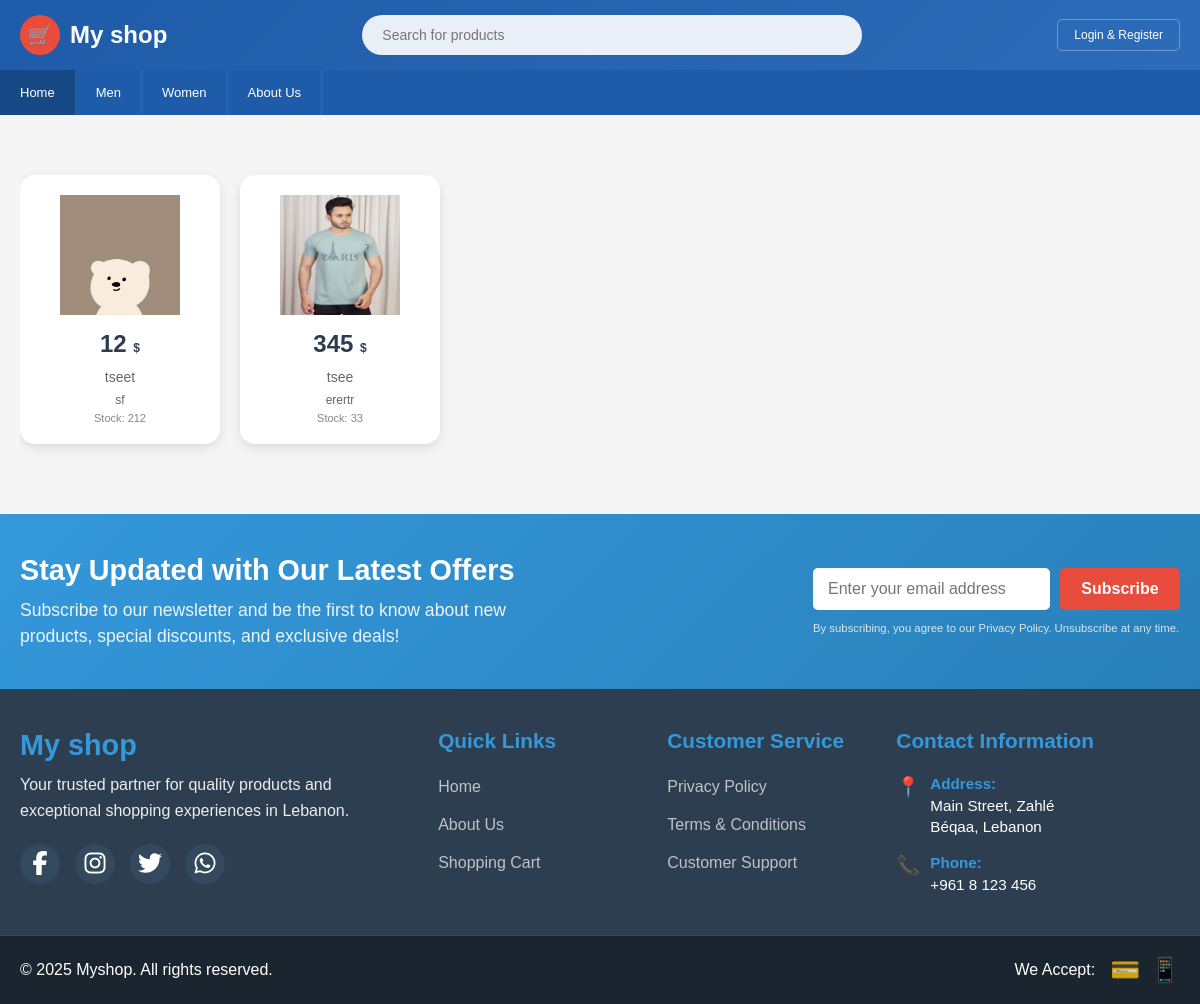
The page / on the database its author committed.
### tables this page shows
CREATE TABLE IF NOT EXISTS `categories` (
  `category_id` int NOT NULL AUTO_INCREMENT,
  `name` varchar(50) NOT NULL,
  `image` text NOT NULL,
  `description` text,
  `created_at` timestamp NULL DEFAULT CURRENT_TIMESTAMP,
  PRIMARY KEY (`category_id`)
);

CREATE TABLE IF NOT EXISTS `products` (
  `product_id` int NOT NULL AUTO_INCREMENT,
  `name` varchar(100) NOT NULL,
  `description` text,
  `price` decimal(10,2) NOT NULL,
  `stock_quantity` int NOT NULL DEFAULT '0',
  `category_id` int DEFAULT NULL,
  `created_at` timestamp NULL DEFAULT CURRENT_TIMESTAMP,
  `images` text,
  `sizes` text NOT NULL,
  `colors` varchar(255) DEFAULT NULL,
  PRIMARY KEY (`product_id`),
  KEY `category_id` (`category_id`)
);

### index.php (the view, shortened to what this page needs)
<!DOCTYPE html>
<html lang="en">
<head>
    <link rel="stylesheet" href="css/index.css">
</head>
<body>
    <?php
    include 'header.php';
    include 'config.php';
    try {
        $stmt = $pdo->prepare("SELECT product_id, name, description, price, stock_quantity, category_id, images FROM products WHERE stock_quantity > 0 ORDER BY created_at DESC");
        $stmt->execute();
        $products = $stmt->fetchAll(PDO::FETCH_ASSOC);
    } catch(PDOException $e) {
        echo "Error: " . $e->getMessage();
        $products = [];
    }
    ?>
  <div class="new-arrivals">
    <div class="products-grid" style="position: relative;">
        <?php foreach($products as $product): ?>
            <div class="product-card" data-product-id="<?php echo $product['product_id']; ?>">
               <div class="product-image" onclick="openProductDetails(<?php echo $product['product_id']; ?>)" style="cursor: pointer;">
    <?php if (!empty($product['images'])): ?>
        <?php
        $imageParts = explode(',', $product['images']);
        $firstImage = trim($imageParts[0]);
        $imagePath = str_replace(['../', './'], '', $firstImage);
        ?>
        <?php if (!empty($imagePath)): ?>
            <img src="<?php echo htmlspecialchars($imagePath); ?>"
                 alt="<?php echo htmlspecialchars($product['name']); ?>"
                 style="width: 100%; height: 100%; object-fit: cover;"
                 onerror="this.style.display='none'; this.nextElementSibling.style.display='flex';">
        <?php else: ?>
            <div style="background: #f0f0f0; height: 100%; display: flex; align-items: center; justify-content: center; color: #666;">
                <?php echo htmlspecialchars($product['name']); ?>
            </div>
        <?php endif; ?>
    <?php else: ?>
        <div style="background: #f0f0f0; height: 100%; display: flex; align-items: center; justify-content: center; color: #666;">
            <?php echo htmlspecialchars($product['name']); ?>
        </div>
    <?php endif; ?>
</div>
                <div class="product-price" onclick="openProductDetails(<?php echo $product['product_id']; ?>)" style="cursor: pointer;">
                    <?php echo number_format($product['price'], 0, '.', ','); ?> <span style="font-size: 12px;">$</span>
                </div>
                <div class="product-name" onclick="openProductDetails(<?php echo $product['product_id']; ?>)" style="cursor: pointer;">
                    <?php echo htmlspecialchars($product['name']); ?>
                </div>
                <?php if(!empty($product['description'])): ?>
                    <div class="product-description" onclick="openProductDetails(<?php echo $product['product_id']; ?>)"
                         style="font-size: 12px; color: #666; margin-top: 5px; cursor: pointer;">
                        <?php echo htmlspecialchars(substr($product['description'], 0, 50)) . (strlen($product['description']) > 50 ? '...' : ''); ?>
                    </div>
                <?php endif; ?>
                <div class="stock-info" style="font-size: 11px; color: #888; margin-top: 5px;">
                    Stock: <?php echo $product['stock_quantity']; ?>
                </div>
            </div>
        <?php endforeach; ?>
    </div>
</div>
 <?php include 'footer.php'; ?>
</body>
</html>

### header.php (shortened to what this page needs)
  <header class="header">
        <div class="header-content">
            <div class="logo">
                <div class="logo-icon">🛒</div>
                <span>My shop</span>
            </div>
           <div class="search-bar">
    <form action="searchresult.php" method="GET">
        <input type="text" name="query" placeholder="Search for products" required>
    </form>
</div>
            <div class="header-right">
           <?php if (isset($_SESSION['user_id'])): ?>
    <a href="logout.php" class="login-btn">Logout</a>
<?php else: ?>
    <a href="login.php" class="login-btn">Login & Register</a>
<?php endif; ?>
            </div>
        </div>
    </header>
    <?php
     include 'config.php';
$category_stmt = $pdo->query("SELECT category_id, name FROM categories ORDER BY name ASC");
$categories = $category_stmt->fetchAll(PDO::FETCH_ASSOC);
?>
  <nav class="navigation">
    <div class="nav-content">
        <a href="index.php" class="nav-item categories">Home</a>
        <?php foreach ($categories as $cat): ?>
            <a href="category.php?id=<?php echo $cat['category_id']; ?>" class="nav-item">
                <?php echo htmlspecialchars($cat['name']); ?>
            </a>
        <?php endforeach; ?>
        <a href="about.php" class="nav-item ">About Us</a>
    </div>
</nav>

### css/index.css (style rules this page uses)
* { margin: 0; padding: 0; box-sizing: border-box; }
body { font-family: Arial, sans-serif; background-color: #f5f5f5; }
.header { background: linear-gradient(135deg, #1e5ba8, #2d6cb8); color: white; padding: 15px 0; }
.header-content { max-width: 1200px; margin: 0 auto; display: flex; align-items: center; justify-content: space-between; padding: 0 20px; }
.logo { display: flex; align-items: center; gap: 10px; font-size: 24px; font-weight: bold; }
.logo-icon { width: 40px; height: 40px; background: #e74c3c; border-radius: 50%; display: flex; align-items: center; justify-content: center; color: white; font-size: 20px; }
.search-bar { flex: 1; max-width: 500px; margin: 0 30px; position: relative; }
.search-bar input { width: 100%; padding: 12px 20px; border: none; border-radius: 25px; font-size: 14px; background: rgba(255,255,255,0.9); }
.header-right { display: flex; align-items: center; gap: 20px; }
.login-btn, .cart-btn { padding: 8px 16px; border: 1px solid rgba(255,255,255,0.3); border-radius: 5px; color: white; text-decoration: none; font-size: 12px; }
.navigation { background: #1e5ba8; padding: 0; }
.nav-content { max-width: 1200px; margin: 0 auto; display: flex; align-items: center; }
.nav-item { padding: 15px 20px; color: white; text-decoration: none; font-size: 13px; border-right: 1px solid rgba(255,255,255,0.1); transition: background 0.3s; }
.nav-item.categories { background: rgba(0,0,0,0.2); }
.new-arrivals { margin: 40px 20px; }
.products-grid { display: flex; gap: 20px; overflow-x: auto; padding: 20px 0; }
.product-card { background: white; border-radius: 15px; padding: 20px; text-align: center; min-width: 200px; box-shadow: 0 4px 12px rgba(0,0,0,0.1); position: relative; transition: transform 0.3s; }
.product-image { width: 120px; height: 120px; background: #ecf0f1; border-radius: 10px; margin: 0 auto 15px; display: flex; align-items: center; justify-content: center; font-size: 12px; color: #7f8c8d; }
.product-price { font-size: 24px; font-weight: bold; color: #2c3e50; margin-bottom: 10px; }
.product-name { color: #666; font-size: 14px; line-height: 1.4; }

### rows shown on the page
categories: name "Men"
categories: name "Women"
products: images (picture), price "12", name "tseet", description "sf", stock_quantity "212"
products: shows a picture, price "345", name "tsee", description "erertr", stock_quantity "33"
